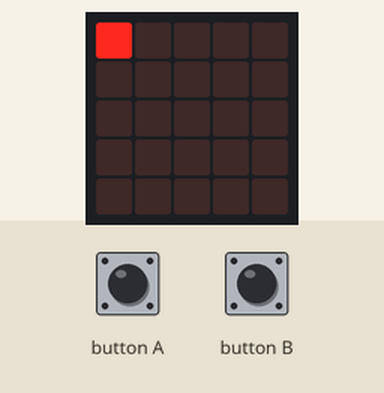
Recording of a program running on a simulated BBC micro:bit (MakeCode). Shown: the board's 5×5 LED display. The inputs (shaded band) are chosen by the test bench.

Above: at 1.2 s.
1.3 s: button A pressed for 0.15 s
At 2.0 s:
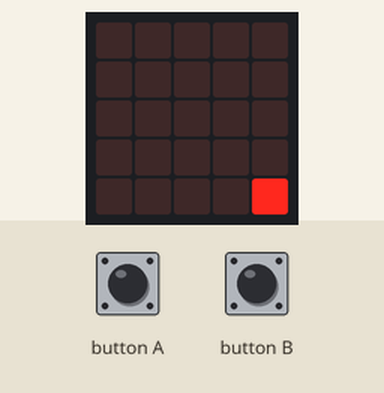
2.9 s: button A pressed for 0.15 s
At 4.2 s:
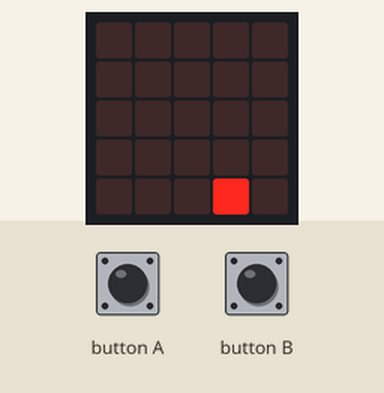
4.5 s: button A pressed for 0.15 s
At 5.7 s:
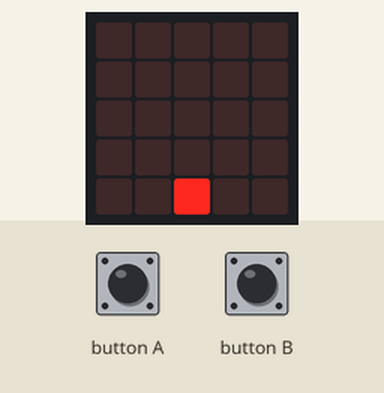
6.1 s: button A pressed for 0.15 s
At 7.0 s:
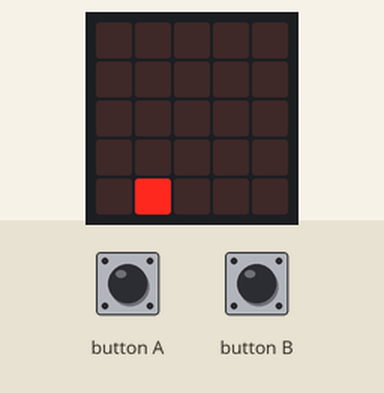
7.7 s: button A pressed for 0.15 s
At 8.3 s:
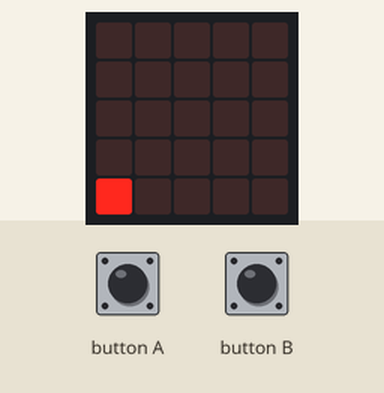
9.3 s: button A pressed for 0.15 s
At 10.7 s:
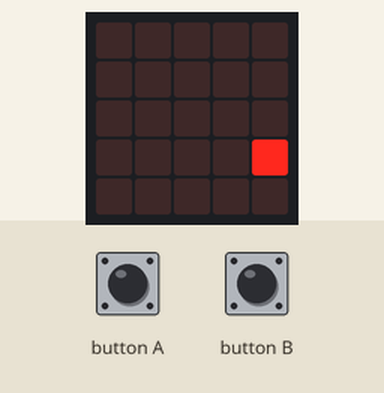
Timing chart, 0 to 11.9 s (numbered marks = the images above; inputs shaded):
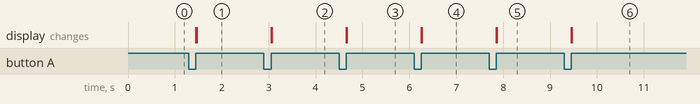

Measured:
- after the input at 1.3 s, the display: first changes after 0.15 s (image 1 shows a later state)
- after the input at 2.9 s, the display: first changes after 0.15 s (image 2 shows a later state)
- after the input at 4.5 s, the display: first changes after 0.15 s (image 3 shows a later state)
- after the input at 6.1 s, the display: first changes after 0.15 s (image 4 shows a later state)
- after the input at 7.7 s, the display: first changes after 0.15 s (image 5 shows a later state)
- after the input at 9.3 s, the display: first changes after 0.15 s (image 6 shows a later state)

The program:

main.ts
```typescript
input.onButtonPressed(Button.A, function () {
    led.unplot(x, 0)
    led.unplot(x, 1)
    led.unplot(x, 2)
    led.unplot(x, 3)
    led.unplot(x, 4)
    x += -1
    if (x < 0) {
        y += -1
        x += 5
    }
    if (y < 0) {
        y += 5
        x += 0
    }
})
input.onButtonPressed(Button.B, function () {
    led.unplot(x, 0)
    led.unplot(x, 1)
    led.unplot(x, 2)
    led.unplot(x, 3)
    led.unplot(x, 4)
    x += 1
    if (x > 4) {
        y += 1
        x += -5
    }
    if (y > 4) {
        y += -5
        x += 0
    }
})
let y = 0
let x = 0
x = 0
y = 0
basic.forever(function () {
    led.plot(x, y)
})
```

test.ts
```typescript
// les tests vont ici ; cela ne sera pas compilé si ce paquet est utilisé en tant qu'extension.
```
